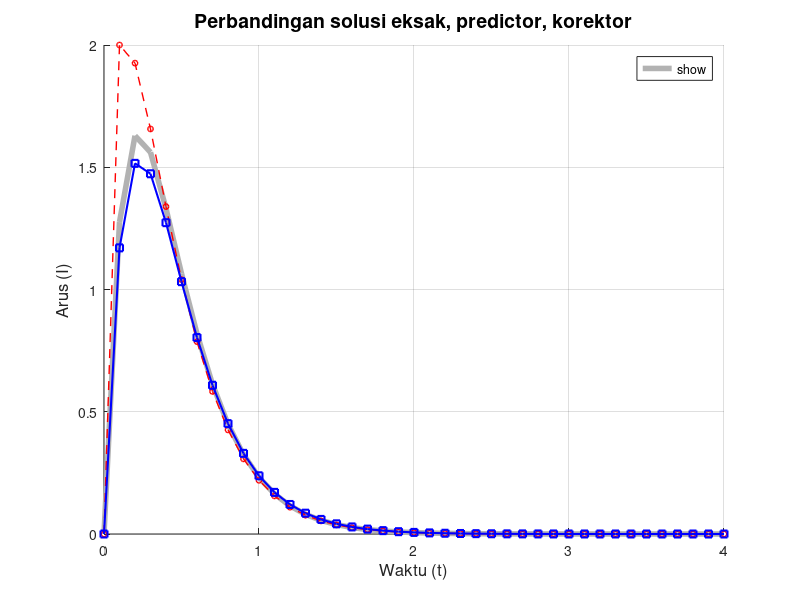

This chart was generated by the following MATLAB code:
% 1. Definisi Parameter
R = 10;
L = 2;
E0 = 40;
h = 0.1;  % Step size
t_start = 0;
t_end = 4;
I0 = 0;

% Fungsi f(t, I) menggunakan "Anonymous Function" di Octave/MATLAB
f = @(t, I) 20 * exp(-4 * t) - 5 * I;

% Solusi Eksak/Analitik
exact_solution = @(t) 20 * (exp(-4 * t) - exp(-5 * t));

% 2. Persiapan Data
t_values = t_start:h:t_end;
N = length(t_values);

% Pre-alokasi array (berisi angka nol) untuk menyimpan data
I_numeric = zeros(1, N);
I_predict_list = zeros(1, N);
I_exact = exact_solution(t_values);

% Kondisi awal (Ingat: Indeks Octave dimulai dari 1)
I_numeric(1) = I0;
I_predict_list(1) = I0;

% 3. Proses Hitung & Tabel
% Header Tabel
fprintf('%3s | %4s | %15s | %15s | %15s | %15s\n', 'n', 't', 'Predictor (I*)', 'Corrector (I)', 'Eksak', 'Error');
fprintf('%s\n', repmat('-', 1, 81));

% Baris pertama (Kondisi Awal t=0)
error_awal = abs(I_exact(1) - I_numeric(1));
fprintf('%3d | %4.1f | %15s | %15.6f | %15.6f | %15.6f\n', 0, t_values(1), '-', I_numeric(1), I_exact(1), error_awal);

% Loop Predictor-Corrector
for i = 1:(N-1)
    tn = t_values(i);
    In = I_numeric(i);
    tn_next = t_values(i+1);

    % Predictor (Euler)
    slope_n = f(tn, In);
    I_pred = In + h * slope_n;
    I_predict_list(i+1) = I_pred;

    % Corrector (Trapezoidal/Heun)
    slope_next = f(tn_next, I_pred);
    I_corr = In + (h / 2) * (slope_n + slope_next);
    I_numeric(i+1) = I_corr;

    % Error
    error_n = abs(I_exact(i+1) - I_corr);

    % Cetak hasil (i akan bernilai 1 sampai 40, setara dengan langkah n=1 sampai 40)
    fprintf('%3d | %4.1f | %15.6f | %15.6f | %15.6f | %15.6f\n', i, tn_next, I_pred, I_corr, I_exact(i+1), error_n);
end

% 4. Visualisasi Data
figure('Position', [100, 100, 800, 500]); % Membuat jendela grafik
hold on; % Agar plot ditumpuk di satu grafik yang sama

% A. Plot Solusi Eksak (Garis tebal abu-abu/hitam transparan)
% Di Octave, kita gunakan warna abu-abu (RGB: [0.7 0.7 0.7]) agar menyerupai 'alpha' di Python
plot(t_values, I_exact, 'Color', [0.7 0.7 0.7], 'LineWidth', 4, 'DisplayName', 'Solusi Eksak/I\_exact');

% B. Plot Predictor (Garis putus-putus merah dengan marker bundar)
plot(t_values, I_predict_list, 'r--o', 'MarkerSize', 4, 'LineWidth', 1, 'DisplayName', 'I\_predictor');

% C. Plot Corrector (Garis biru solid dengan marker persegi)
plot(t_values, I_numeric, 'b-s', 'MarkerSize', 5, 'LineWidth', 1.5, 'DisplayName', 'I\_corrector');

% Dekorasi Grafik
title('Perbandingan solusi eksak, predictor, korektor', 'FontSize', 14);
xlabel('Waktu (t)', 'FontSize', 12);
ylabel('Arus (I)', 'FontSize', 12);

% Legenda dan Grid
legend('show', 'Location', 'best');
grid on;
hold off;
